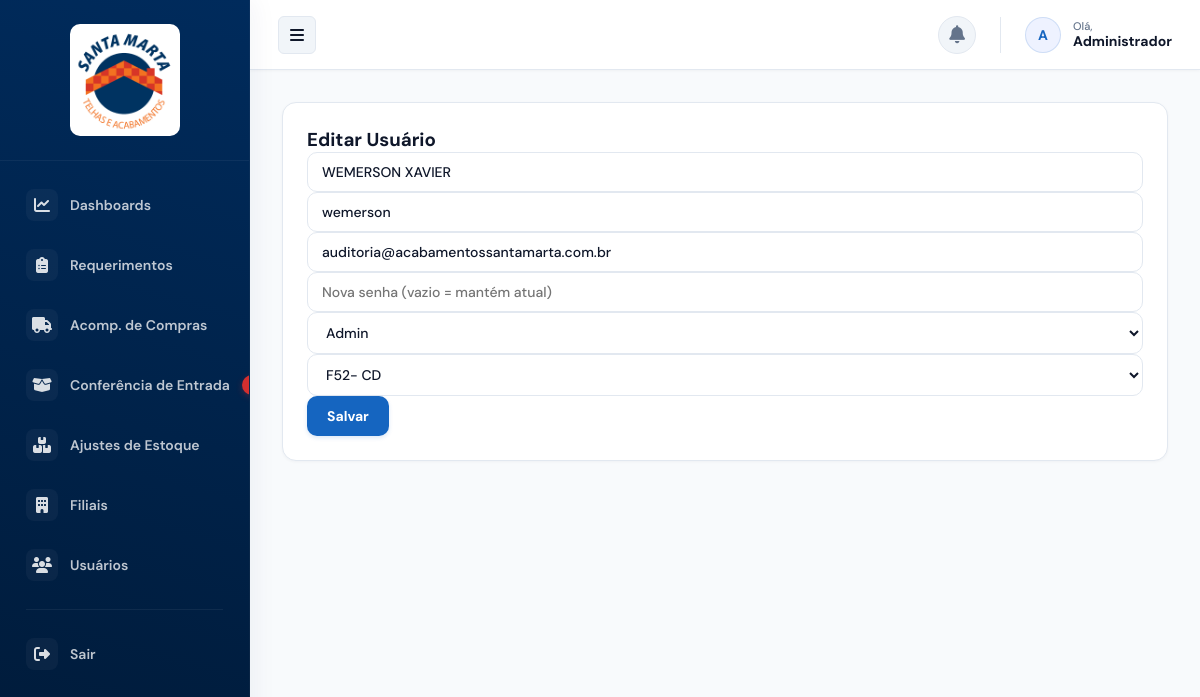
/usuarios/editar/27 (signed in), run on the app's committed database.
### tables this page shows
CREATE TABLE usuarios (
        id INTEGER PRIMARY KEY AUTOINCREMENT,
        nome TEXT NOT NULL,
        usuario TEXT UNIQUE,
        email TEXT UNIQUE,
        senha TEXT NOT NULL,
        tipo TEXT NOT NULL DEFAULT 'usuario',
        filial_id INTEGER
    );

CREATE TABLE filiais (
        id INTEGER PRIMARY KEY AUTOINCREMENT,
        nome TEXT UNIQUE NOT NULL,
        endereco TEXT,
        cidade TEXT,
        estado TEXT,
        telefone TEXT
    );

### app.py (the view, shortened to what this page needs)
@app.route("/usuarios/editar/<int:id>", methods=["GET","POST"])
@login_required
def editar_usuario(id):
    if session.get("tipo") != "admin":
        flash("Acesso negado.", "danger")
        return redirect(url_for("listar_chamados"))
    conn = get_db_connection()
    usuario = conn.execute("SELECT * FROM usuarios WHERE id=?", (id,)).fetchone()
    filiais = conn.execute("SELECT * FROM filiais ORDER BY nome").fetchall()
    if not usuario:
        conn.close()
        flash("Usuário não encontrado.", "danger")
        return redirect(url_for("listar_usuarios"))
    conn.close()
    return render_template("usuarios_editar.html", usuario=usuario, filiais=filiais)

### app.py (called while the page is built, shortened)
def login_required(f):
    @wraps(f)
    def wrapped(*args, **kwargs):
        if not session.get("user_id"):
            return redirect(url_for("login"))
        return f(*args, **kwargs)
    return wrapped

@app.context_processor
def inject_now():
    return {"now": lambda: datetime.now(pytz.UTC), "year": datetime.now(pytz.UTC).year}

def get_db_connection():
    conn = sqlite3.connect(DB_PATH)
    conn.row_factory = sqlite3.Row
    return conn

def csrf_token():
    token = session.get("_csrf_token")
    if not token:
        token = secrets.token_urlsafe(32)
        session["_csrf_token"] = token
    return token

@app.context_processor
def inject_security_helpers():
    return {"csrf_token": csrf_token, "static_version": "20260527-v2"}

@app.before_request
def enforce_csrf_protection():
    if request.method in ("GET", "HEAD", "OPTIONS"):
        return None

@app.after_request
def add_security_headers(response):
    response.headers.setdefault("X-Content-Type-Options", "nosniff")
    response.headers.setdefault("X-Frame-Options", "SAMEORIGIN")
    response.headers.setdefault("Referrer-Policy", "strict-origin-when-cross-origin")
    response.headers.setdefault("Permissions-Policy", "geolocation=(), microphone=(), camera=()")
    response.headers.setdefault("Cache-Control", "no-store" if session.get("user_id") else "no-cache")
    return response

### templates/usuarios_editar.html (shortened to what this page needs)
{% extends 'layout.html' %}
{% block content %}
<div class="card">
  <h3>Editar Usuário</h3>
  <form method="POST" action="{{ url_for('editar_usuario', id=usuario.id) }}">
    <input name="nome" class="input" placeholder="Nome" value="{{ usuario.nome }}" required>
    <input name="usuario" class="input" placeholder="Login (opcional)" value="{{ usuario.usuario }}">
    <input name="email" class="input" placeholder="E-mail" value="{{ usuario.email }}">
    <input name="senha" class="input" placeholder="Nova senha (vazio = mantém atual)">
    <select name="tipo" class="input">
      <option value="admin" {% if usuario.tipo=='admin' %}selected{% endif %}>Admin</option>
    </select>
    <select name="filial_id" class="input">
      {% for f in filiais %}<option value="{{ f.id }}" {% if usuario.filial_id==f.id %}selected{% endif %}>{{ f.nome }}</option>{% endfor %}
    </select>
    <button class="btn-primary" type="submit">Salvar</button>
  </form>
</div>
{% endblock %}

### static/style.css (style rules this page uses)
:root { --azul-escuro: #002b5c; --azul-medio: #1565C0; --laranja: #f47b20; --verde: #28a745; --vermelho: #D32F2F; --cinza: #9CA3AF; --bg: #f8fafc; --card: #ffffff; --border-color: #e2e8f0; --border-light: #f1f5f9; --text-main: #0f172a; --text-muted: #64748b; --text-white: #ffffff; --radius-sm: 6px; --radius-md: 10px; --radius-lg: 14px; --shadow-sm: 0 1px 3px rgba(15, 23, 42, 0.04); --shadow-md: 0 4px 12px -2px rgba(15, 23, 42, 0.06), 0 2px 6px -1px rgba(15, 23, 42, 0.03); --shadow-lg: 0 20px 25px -5px rgba(15, 23, 42, 0.08), 0 10px 10px -5px rgba(15, 23, 42, 0.04); --transition: all 0.2s cubic-bezier(0.4, 0, 0.2, 1); }
* { box-sizing: border-box; margin: 0; padding: 0; }
html, body { width: 100%; max-width: 100%; overflow-x: hidden; height: 100%; background-color: var(--bg); }
body { font-family: "DM Sans", system-ui, -apple-system, sans-serif; color: var(--text-main); -webkit-font-smoothing: antialiased; -moz-osx-font-smoothing: grayscale; }
input, button, select, textarea { font-family: inherit; color: inherit; }
.card { background: var(--card); padding: 24px; border-radius: var(--radius-lg); border: 1px solid var(--border-color); box-shadow: var(--shadow-sm); margin-bottom: 24px; transition: var(--transition); }
.input { width: 100%; padding: 10px 14px; border-radius: var(--radius-md); border: 1px solid var(--border-color); font-size: 14px; font-weight: 500; background-color: var(--card); transition: var(--transition); outline: none; }
.btn-primary { background: var(--azul-medio); color: var(--text-white); border: none; padding: 11px 20px; border-radius: var(--radius-md); font-size: 14px; font-weight: 700; cursor: pointer; display: inline-flex; align-items: center; justify-content: center; gap: 8px; transition: var(--transition); box-shadow: 0 2px 4px rgba(21, 101, 192, 0.15); text-decoration: none; }

### templates/usuarios_editar.html (style rules this page uses)
html,body,input,button,select,textarea { font-family:"DM Sans",system-ui,sans-serif !important; }

### templates/layout.html (style rules this page uses)
html,body,input,button,select,textarea { font-family:"DM Sans",system-ui,sans-serif !important; }

### data on the page
usuarios: nome "WEMERSON XAVIER", usuario "wemerson", email "auditoria@acabamentossantamarta.com.br", tipo "Admin", filial_id "F52- CD"

### other printed values
{{ session.get('nome', 'U')[0] | upper }} "A"
{{ session.get('nome', 'Usuário') }} "Administrador"
